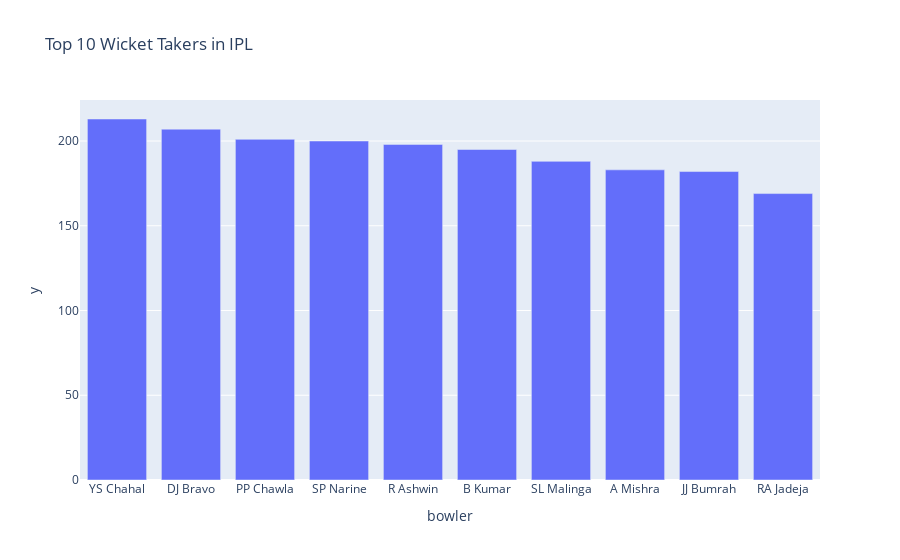

The cell this chart's notebook holds for it:
### Code cell
## Finding  and Plotting most number of wickets ## 

wickets = ds[ds["player_dismissed"].notnull()]
top_bowlers = wickets.groupby("bowler")["player_dismissed"].count().sort_values(ascending=False).head(10)
pt.bar(top_bowlers, x=top_bowlers.index, y=top_bowlers.values, title="Top 10 Wicket Takers in IPL")

### Figure 1 — Plotly figure (JSON) as saved in the notebook; plotly's stock layout.template omitted (floating-point values rounded to 4 significant figures)
{"data": [{"hovertemplate": "bowler=%{x}<br>y=%{y}<extra></extra>", "legendgroup": "", "marker": {"color": "#636efa", "pattern": {"shape": ""}}, "name": "", "orientation": "v", "showlegend": false, "textposition": "auto", "type": "bar", "x": ["YS Chahal", "DJ Bravo", "PP Chawla", "SP Narine", "R Ashwin", "B Kumar", "SL Malinga", "A Mishra", "JJ Bumrah", "RA Jadeja"], "xaxis": "x", "y": [213, 207, 201, 200, 198, 195, 188, 183, 182, 169], "yaxis": "y"}], "layout": {"barmode": "relative", "legend": {"tracegroupgap": 0}, "title": {"text": "Top 10 Wicket Takers in IPL"}, "xaxis": {"anchor": "y", "domain": [0, 1], "title": {"text": "bowler"}}, "yaxis": {"anchor": "x", "domain": [0, 1], "title": {"text": "y"}}}}
